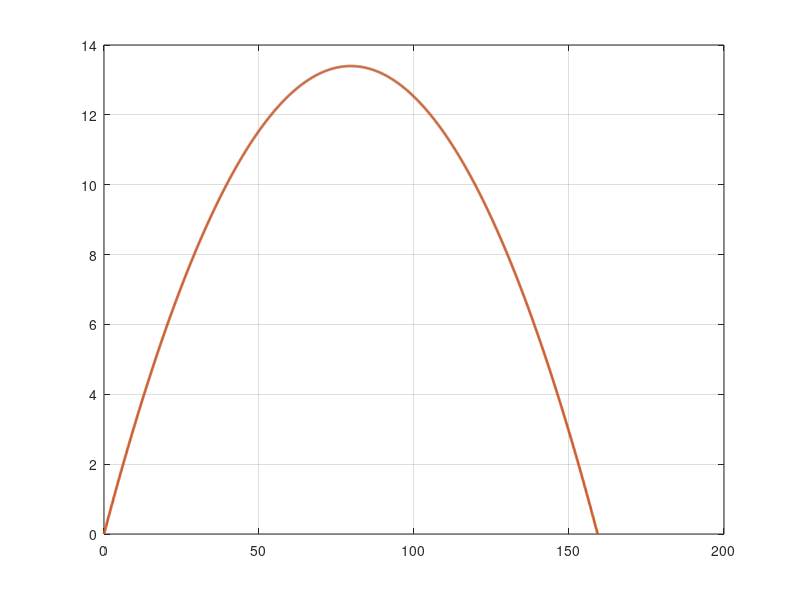

Recreate this plot in MATLAB. (Note: this script raises an error after producing the figure.)
% BL
% 10/9/20
% Class 21
% hitting a baseball, without drag (getting ready for Project 2)

clear; clf;

% longest home run of 2020: 495ft, Ronald Acuna, Jr., 9/25/20, BOS vs. ATL

% Citations:
% https://baseballsavant.mlb.com/leaderboard/statcast?type=batter&year=2020&position=&team=&min=q&sort=9&sortDir=desc
% https://www.mlb.com/video/ronald-acuna-homers-14-on-a-fly-ball-to-left-center-field


% ----- define given information -----

x0 = 0; y0 = 0;   % because we don't really care where it starts

v0mph = 114.8;   % exit velocity in mph, from baseballsavant.mlb.com
phi0deg = 18.6;   % launch angle in degrees, also from baseballsavant

                  % *** initial values of exit velocity and launch angle ***
                  % *** are different in Project 2 ***
                  
g = 10;   % gravitational constant in N/kg (1 N/kg = 1 m/s^2), i.e., ay = -g
          % positive constants are sometimes better, because
          % then we can "see" the minus signs in expressions


% ----- set up more variables -----

mph2mps = 5280 * 12 * 2.54 / 100 / 3600;   % mph to m/s conversion
deg2rad = pi()/180;   % degrees to radians conversion

v0 = v0mph * mph2mps;   % initial speed in m/s (no units in the variable name)
phi0 = phi0deg * deg2rad;   % initial angle in rad (no units in the variable name)

v0x = v0 * cos(phi0);   % x-component of initial velocity in m/s
v0y = v0 * sin(phi0);   % y-component of initial velocity in m/s


% ----- compute useful characteristics of the trajectory -----

% This will help interpret the output, make sure that it makes sense

tH = v0y/g   % time to reach max. height, in m
t_land = 2*tH   % time of flight, in s

H = tH * v0y/2   % maximum height, in m
R = v0x * t_land   % range, in m 
R_ft = R*3.3   % multiplying by 3.3 to estimate range in ft

               % *** you will need to compute a conversion factor ***
               % *** so that you can control its precision ***
               % *** also so that you can use it to convert from ft to m ***
               

% ----- set up a time array and compute x(t) and y(t) analytically -----

tmin = 0; tmax = t_land;   % stop when the ball lands
N = 2000;    % intervals
t = linspace(tmin, tmax, 1+N);   % time array, connects x(t) with y(t)

xt = x0 + v0x*t;   % x(t), ax = 0
yt = y0 + v0y*t - (1/2)*g*t.^2;    % y(t), ay = -g


% ----- add a numeric calculation of the trajectory -----

% *** This will be very different from what you are expected to do. ***

dt = (tmax-tmin)/N;

y = zeros(1, 1+N);   % initialize y(t)

y(1) = y0;
vy = v0y;   % vy(1) = v0y, but we DON'T need an array for vy

for n = 1:N   % stop at N
    
    ay = -g;   % treat ay as non-constant for now, so it stays inside FOR loop
    y(n+1) = y(n) + vy*dt + (1/2)*ay*dt^2;   % y'(t) = vy; y"(t) = ay
    vy = vy + ay*dt;    % redefine vy, i.e., vy(n+1) = vy(n) + ay*dt
    
    % *** This section will change A LOT in Project 2! ***
    
    % *** You will be treating Fnet as non-constant... ***
    % ***   ... so that it's MUCH easier to add drag in Phase 2... ***
    % ***   ... compute ax, ay...  compute vx, vy...  find x, y... ***
    
end


% ----- compare analytic to numeric -----

checkSumy = sum(abs(y-yt))  % We don't need to define check = y-yt.
                            % Use ABS to make each element positive
                            % before summing.  If the sum of 2001 
                            % positive numbers is 2.6e-10, then that's 
                            % a convincing check!

    


% ----- plot y vs. x -----

plot(xt, yt, xt, y, 'LineWidth', 2)
grid on

ax = gca; ax.FontSize = 16; ax.GridAlpha = 0.25;

xlabel('x (m)', 'FontSize', 18)   % *** use ft in Project 2 ***
ylabel('y (m)', 'FontSize', 18)

title({'ECE 202, Class 21: Trajectory of a baseball', ...
    'no drag, analytic vs. numeric'}, 'FontSize', 24)

legend({'analytic solution (behind numeric)', ...
    'numeric solution'}, 'FontSize', 18)

ylim([-5 20])  % a little space on the bottom, more on top for the legend


